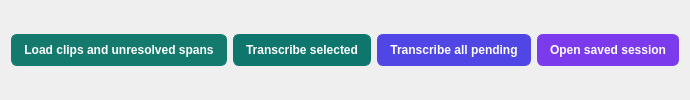
                                  <widget class="QFrame" name="asrActionRow">
                                    <property name="frameShape">
                                      <enum>QFrame::Shape::NoFrame</enum>
                                    </property>
                                    <layout class="QGridLayout" name="asrActionRowLayout">
                                      <item row="0" column="0">
                                        <widget class="QPushButton" name="asrSync">
                                          <property name="styleSheet">
                                            <string>QPushButton#asrSync {background:#157A6E;color:white;border:1px solid #157A6E;border-radius:6px;padding:8px 12px;font-weight:600;} QPushButton#asrSync:hover {background:#136E63;} QPushButton#asrSync:pressed {background:#116258;} QPushButton#asrSync:focus {border:2px solid #173B40;padding:7px 11px;} QPushButton#asrSync:disabled {background:#E3E9EB;color:#61777C;border-color:#CDD9DC;}</string>
                                          </property>
                                          <property name="text">
                                            <string>Load clips and unresolved spans</string>
                                          </property>
                                        </widget>
                                      </item>
                                      <item row="0" column="1">
                                        <widget class="QPushButton" name="asrSelected">
                                          <property name="styleSheet">
                                            <string>QPushButton#asrSelected {background:#0F766E;color:white;border:1px solid #0F766E;border-radius:6px;padding:8px 12px;font-weight:600;} QPushButton#asrSelected:hover {background:#0E6A63;} QPushButton#asrSelected:pressed {background:#0C5E58;} QPushButton#asrSelected:focus {border:2px solid #173B40;padding:7px 11px;} QPushButton#asrSelected:disabled {background:#E3E9EB;color:#61777C;border-color:#CDD9DC;}</string>
                                          </property>
                                          <property name="text">
                                            <string>Transcribe selected</string>
                                          </property>
                                        </widget>
                                      </item>
                                      <item row="0" column="2">
                                        <widget class="QPushButton" name="asrPending">
                                          <property name="styleSheet">
                                            <string>QPushButton#asrPending {background:#4F46E5;color:white;border:1px solid #4F46E5;border-radius:6px;padding:8px 12px;font-weight:600;} QPushButton#asrPending:hover {background:#473FCE;} QPushButton#asrPending:pressed {background:#3F38B7;} QPushButton#asrPending:focus {border:2px solid #173B40;padding:7px 11px;} QPushButton#asrPending:disabled {background:#E3E9EB;color:#61777C;border-color:#CDD9DC;}</string>
                                          </property>
                                          <property name="text">
                                            <string>Transcribe all pending</string>
                                          </property>
                                        </widget>
                                      </item>
                                      <item row="0" column="3">
                                        <widget class="QPushButton" name="asrOpenSession">
                                          <property name="styleSheet">
                                            <string>QPushButton#asrOpenSession {background:#7C3AED;color:white;border:1px solid #7C3AED;border-radius:6px;padding:8px 12px;font-weight:600;} QPushButton#asrOpenSession:hover {background:#7034D5;} QPushButton#asrOpenSession:pressed {background:#632EBE;} QPushButton#asrOpenSession:focus {border:2px solid #173B40;padding:7px 11px;} QPushButton#asrOpenSession:disabled {background:#E3E9EB;color:#61777C;border-color:#CDD9DC;}</string>
                                          </property>
                                          <property name="text">
                                            <string>Open saved session</string>
                                          </property>
                                        </widget>
                                      </item>
                                    </layout>
                                  </widget>
